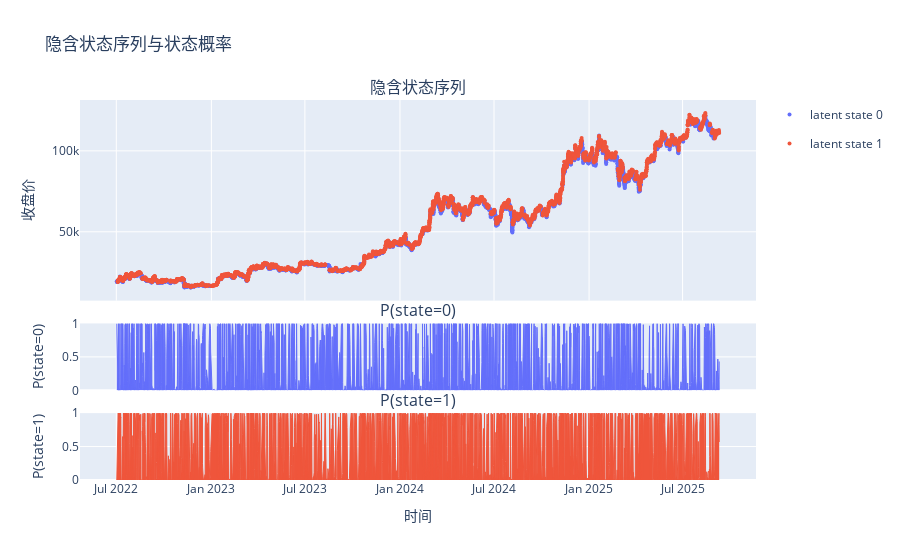

The code cell stored with this chart in its notebook:
### Code cell
labeler_L5 = GMMLabeler(merged_bar, 5)
labeler_L5.plot_label_on_candles()

### Figure 1 — Plotly figure (JSON) as saved in the notebook; plotly's stock layout.template omitted (floating-point values rounded to 4 significant figures; data arrays with more than 128 entries replaced by an {"elided": "..."} marker saying what was removed)
{"data": [{"legendgroup": "state_0", "marker": {"color": "#636EFA", "size": 4}, "mode": "markers", "name": "latent state 0", "showlegend": true, "x": {"elided": "2514 str values"}, "y": {"elided": "2514 float values"}, "type": "scatter", "xaxis": "x", "yaxis": "y"}, {"legendgroup": "state_1", "marker": {"color": "#EF553B", "size": 4}, "mode": "markers", "name": "latent state 1", "showlegend": true, "x": {"elided": "3322 str values"}, "y": {"elided": "3322 float values"}, "type": "scatter", "xaxis": "x", "yaxis": "y"}, {"fill": "tozeroy", "fillcolor": "#636EFA", "legendgroup": "state_0", "line": {"color": "#636EFA", "width": 1}, "mode": "lines", "name": "P(state=0)", "opacity": 0.7, "showlegend": false, "x": {"elided": "5836 str values"}, "y": {"elided": "5836 float values"}, "type": "scatter", "xaxis": "x2", "yaxis": "y2"}, {"fill": "tozeroy", "fillcolor": "#EF553B", "legendgroup": "state_1", "line": {"color": "#EF553B", "width": 1}, "mode": "lines", "name": "P(state=1)", "opacity": 0.7, "showlegend": false, "x": {"elided": "5836 str values"}, "y": {"elided": "5836 float values"}, "type": "scatter", "xaxis": "x3", "yaxis": "y3"}], "layout": {"xaxis": {"anchor": "y", "domain": [0.0, 1.0], "matches": "x3", "showticklabels": false}, "yaxis": {"anchor": "x", "domain": [0.472, 1.0], "title": {"text": "收盘价"}}, "xaxis2": {"anchor": "y2", "domain": [0.0, 1.0], "matches": "x3", "showticklabels": false}, "yaxis2": {"anchor": "x2", "domain": [0.236, 0.412], "title": {"text": "P(state=0)"}, "range": [0, 1]}, "xaxis3": {"anchor": "y3", "domain": [0.0, 1.0], "title": {"text": "时间"}}, "yaxis3": {"anchor": "x3", "domain": [0.0, 0.176], "title": {"text": "P(state=1)"}, "range": [0, 1]}, "annotations": [{"font": {"size": 16}, "showarrow": false, "text": "隐含状态序列", "x": 0.5, "xanchor": "center", "xref": "paper", "y": 1.0, "yanchor": "bottom", "yref": "paper"}, {"font": {"size": 16}, "showarrow": false, "text": "P(state=0)", "x": 0.5, "xanchor": "center", "xref": "paper", "y": 0.412, "yanchor": "bottom", "yref": "paper"}, {"font": {"size": 16}, "showarrow": false, "text": "P(state=1)", "x": 0.5, "xanchor": "center", "xref": "paper", "y": 0.176, "yanchor": "bottom", "yref": "paper"}], "title": {"text": "隐含状态序列与状态概率"}, "showlegend": true, "hovermode": "x unified"}}
